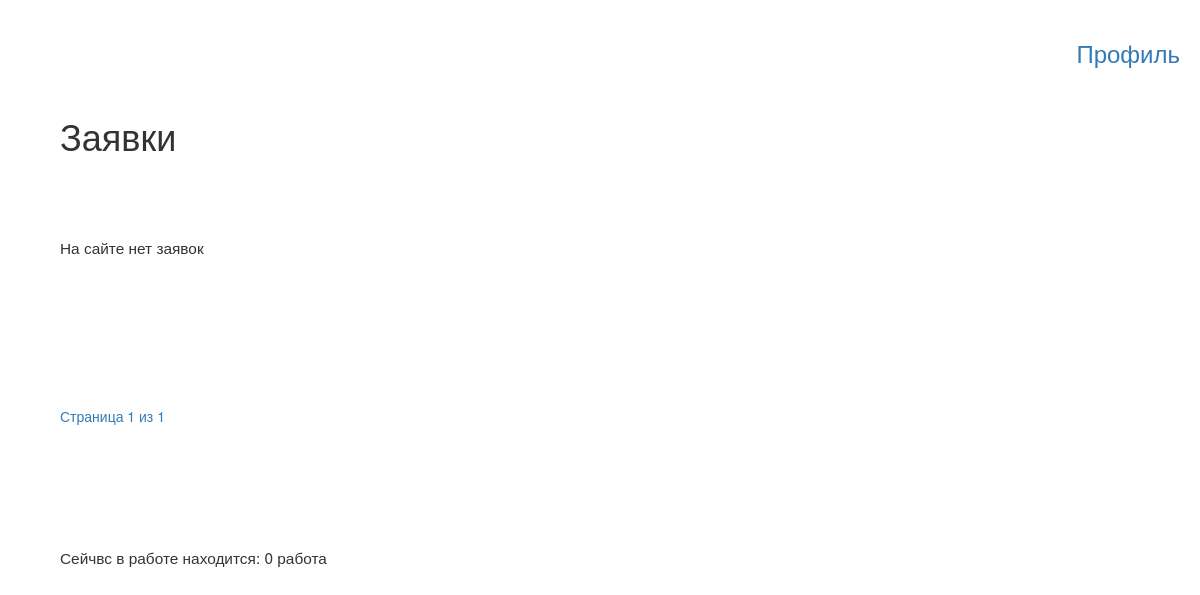
The app's page /app/, older data.
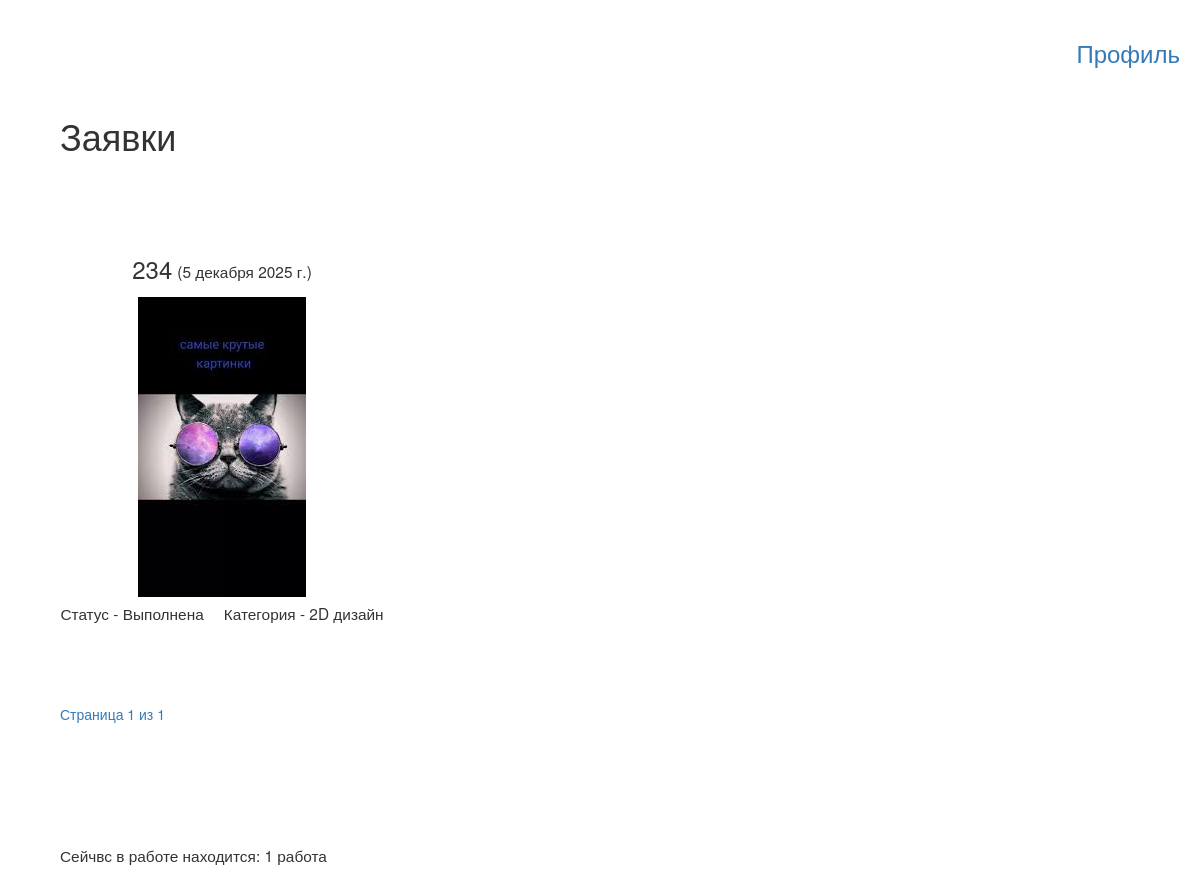
The same page, newer data.
### app/models.py (models this page shows, shortened)
class application(models.Model):
    title = models.CharField(max_length=100)
    description = models.TextField()
    ALL_STATUS = (
        ('n', 'Новая заявка'),
        ('w', 'Принята в работу'),
        ('c', 'Выполнена'),
        ('r', 'Отклонена')
    )
    status = models.CharField(max_length=1, choices=ALL_STATUS, blank=False, default='n')
    date = models.DateField(auto_now=False, auto_now_add=True)
    categories = models.ForeignKey(Category, on_delete=models.CASCADE)
    image = models.ImageField(upload_to='images/', blank=False, null=False)
    username = models.ForeignKey(User, on_delete=models.CASCADE)
    comment = models.TextField(blank=True, null=True)

class Category(models.Model):
    category_full_name = models.CharField(max_length=100)
    category_char = models.CharField(max_length=1, blank=False, unique=True)

### app/views.py (the view)
# urls.py: path('', views.index, name='index'),
def index(request):
    all_applications = application.objects.all().filter(status='c')
    application_on_work = application.objects.all().filter(status='w').count()
    application_per_page = 3
    paginator = Paginator(all_applications, application_per_page)
    page_number = request.GET.get('page')
    try:
        application_on_page = paginator.page(page_number)
    except PageNotAnInteger:
        application_on_page = paginator.page(1)
    except EmptyPage:
        application_on_page = paginator.page(paginator.num_pages)
    return render(
        request,
        'app/index.html',
        {
            'application_on_page': application_on_page,
            'paginator': paginator,
            'application_on_work' : application_on_work,
        }
    )

### app/templates/app/index.html (shortened to what this page needs)
{% extends "base.html" %}
{% load static %}
{% block content %}
    <div class="authentication_content">
        <a href="{% url 'profile' %}"><h3>Профиль</h3></a>
    </div>
    <h1 style="margin-left: 5vw">Заявки</h1>
    <div class="main_content">
        {% if application_on_page %}
            {% for applications in application_on_page %}
                <div class="application">
                    <div class="application_title_content"><h3>{{ applications.title }}</h3>
                        <p>({{ applications.date }})</p></div>
                    <div class="application_image_content"><img src="{{ applications.image.url }}"
                                                                alt="{{ applications.title }} image">
                    </div>
                    <div class="application_info">
                        <p>Статус - {{ applications.get_status_display }}</p>
                        <p>Категория - {{ applications.categories.category_full_name }}</p>
                    </div>
                </div>
            {% endfor %}
        {% else %}
            <p>На сайте нет заявок</p>
        {% endif %}
    </div>
    <div class="pagination" style="margin-left: 5vw">
        <div class="paginator_content">
            <a href="?page=1">Страница {{ application_on_page.number }} из {{ paginator.num_pages }}</a>
        </div>
    </div>
    <p style="margin-left: 5vw">Сейчвс в работе находится: {{ application_on_work }} работа</p>
{% endblock %}

Row changes from the older to the newer data that the page shows:
added application: title "234", date "5 декабря 2025 г.", image (picture), status "Выполнена", categories.category_full_name "2D дизайн"
Text that changed along with them:
{{ application_on_work }}: "0" → "1"
text no longer shown: "На сайте нет заявок"
